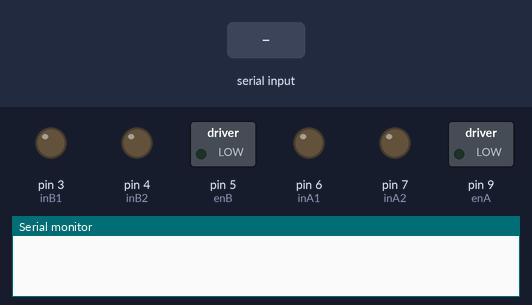
Bench run of a sketch on a simulated Arduino Uno, built with avr-gcc and run on an emulated ATmega328P. Parts: switched loads named in the sketch (green lamp = pin HIGH), output pins drawn as LEDs (lit = HIGH), the last lines printed to the serial monitor. The test bench sets the inputs (shaded band).

Above: at 1.2 s.
1.3 s: "90,45,200\n" received over the second serial link
At 2.6 s:
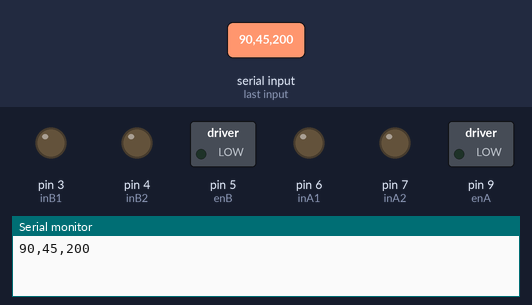
2.9 s: "1,90\n" received over the second serial link
At 3.8 s:
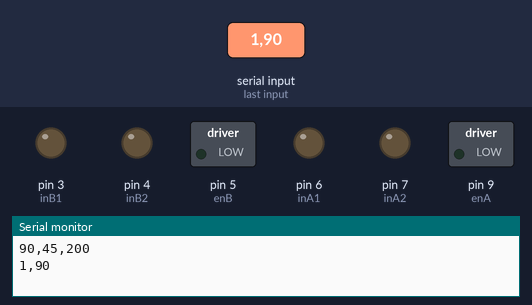
4.4 s: "5\n" received over the second serial link
At 5.0 s:
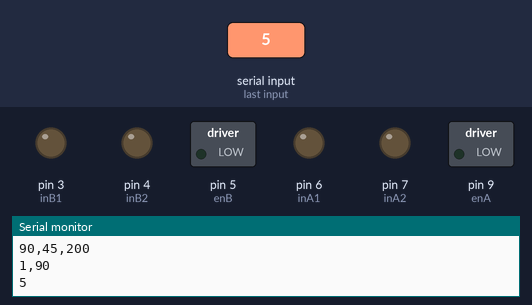
Timing chart, 0 to 7.4 s (numbered marks = the images above; inputs shaded):
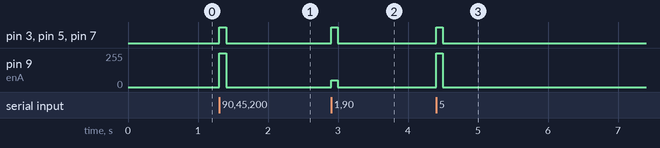

The sketch:

Uno_controller.ino
```cpp
#include <SoftwareSerial.h>
#include <StandardCplusplus.h>
#include <vector>

#define commandTime 100

class Command{
  private:
  signed int m_x;
  signed int m_y;
  int m_timeRemained;

  public:
  Command(signed int x, signed int y, int timeRemained){
    m_x = x;
    m_y = y;
    m_timeRemained = timeRemained;
  }

  signed int getX(){
    return m_x;
  }

  signed int getY(){
    return m_y;
  }

  int getTimeRemained(){
    return m_timeRemained;
  }

  void setX(signed int x){
    m_x = x;
  }

  void setY(signed int y){
    m_y = y;
  }

  void setTimeRemained(int timeRemained){
    m_timeRemained = timeRemained;
  }

};

class QueueManager{
  private:
  std::vector<Command> m_commandList;
  long lastEpoch;
  long elapsed;
  signed int m_currentX, m_currentY;

  public:
  QueueManager(){
    lastEpoch = 0;
    elapsed = 0;
    m_currentX = 0;
    m_currentY = 0;
  }

  void addCommand(signed int x, signed int y){
    m_commandList.push_back(Command(x, y, commandTime));
  }

  void setStep(){
    unsigned long currentTime = millis();
    if(lastEpoch != 0){
      elapsed = currentTime - lastEpoch;

    }
    lastEpoch = currentTime;

    //updating remaining times
    if(m_commandList.size() != 0){
      int tRemaining = m_commandList.at(0).getTimeRemained();
      if(tRemaining > elapsed){
        m_commandList.at(0).setTimeRemained(tRemaining - elapsed);
        m_currentX = m_commandList.at(0).getX();
        m_currentY = m_commandList.at(0).getY();
      }
      else{
        m_commandList.erase(m_commandList.begin());
        if(m_commandList.size() > 0){
          m_currentX = m_commandList.at(0).getX();
          m_currentY = m_commandList.at(0).getY();
        }
        else{
          m_currentX = 0;
          m_currentY = 0;
        }
      }
    }
  }

  signed int getCurrentX(){
    return m_currentX;
  }

  signed int getCurrentY(){
    return m_currentY;
  }

};

std::vector<String> split(String stringToBeSplitted, String delimeter)
{
     std::vector<String> splittedString;
     int startIndex = 0;
     int  endIndex = 0;
     while( (endIndex = stringToBeSplitted.indexOf(delimeter, startIndex)) < stringToBeSplitted.length() )
    {
       String val = stringToBeSplitted.substring(startIndex, endIndex);
       splittedString.push_back(val);
       startIndex = endIndex + delimeter.length();
     }
     if(startIndex < stringToBeSplitted.length())
     {
       String val = stringToBeSplitted.substring(startIndex);
       splittedString.push_back(val);
     }
     return splittedString;
}


#define RX 10
#define TX 11
#define enA 9
#define enB 5
#define inA1 6
#define inA2 7
#define inB1 3
#define inB2 4

#define maxSpeed 5

//Initializations
QueueManager queueManager;
SoftwareSerial mySerial(RX, TX); // RX, TX

void manageSerial(){
  String recieved = "";
   if (mySerial.available()) {
    delay(1);
     while(mySerial.available()) {
      recieved += (char)mySerial.read();
    }
  }

  if(recieved != ""){
    Serial.println(recieved);
  }

  // Multiple command
//  std::vector<String> commands = split(recieved, ",");
//  for(int i=0; i<commands.size(); i++){
//    int x = (commands.at(i).substring(commands.at(i).indexOf('X')+1,commands.at(i).indexOf('Y'))).toInt();
//    int y = (commands.at(i).substring(commands.at(i).indexOf('Y')+1)).toInt();
//    if(x != 0 || y != 0){
//      queueManager.addCommand(x, y);
//    }
//  }

  // Single command
   int x = (recieved.substring(recieved.indexOf('X')+1,recieved.indexOf('Y'))).toInt();
   int y = (recieved.substring(recieved.indexOf('Y')+1)).toInt();
   if(x != 0 || y != 0){
     queueManager.addCommand(x, y);
//   manageActuator(x, y);
   }

}

void actuatorForward(int speed){
  digitalWrite(inA1, LOW);
  digitalWrite(inA2, HIGH);
  int pwmOutput = map(speed, 0, maxSpeed, 0 , 255); // Map the potentiometer value from 0 to 5
  analogWrite(enA, pwmOutput); // Send PWM signal to L298N Enable pin
}

void actuatorBackward(int speed){
  digitalWrite(inA1, HIGH);
  digitalWrite(inA2, LOW);
  int pwmOutput = map(speed, 0, maxSpeed, 0 , 255); // Map the potentiometer value from 0 to 5
  analogWrite(enA, pwmOutput); // Send PWM signal to L298N Enable pin
}

void actuatorBreakX(){
  digitalWrite(inA1, LOW);
  digitalWrite(inA2, LOW);
  analogWrite(enA, 0); // Send PWM signal to L298N Enable pin
}

void actuatorLeft(int speed){
  // Because actuator can not work with less than speed of 5, speed is removed temporarily
  digitalWrite(inB1, LOW);
  digitalWrite(inB2, HIGH);
  int pwmOutput = map(maxSpeed, 0, maxSpeed, 0 , 255); // Map the potentiometer value from 0 to 5
  analogWrite(enB, pwmOutput); // Send PWM signal to L298N Enable pin
}

void actuatorRight(int speed){
    // Because actuator can not work with less than speed of 5, speed is removed temporarily
  digitalWrite(inB1, HIGH);
  digitalWrite(inB2, LOW);
  int pwmOutput = map(maxSpeed, 0, maxSpeed, 0 , 255); // Map the potentiometer value from 0 to 5
  analogWrite(enB, pwmOutput); // Send PWM signal to L298N Enable pin
}

void actuatorBreakY(){
  digitalWrite(inB1, LOW);
  digitalWrite(inB2, LOW);
  analogWrite(enB, 0); // Send PWM signal to L298N Enable pin
}

void manageActuator(){
  int x = queueManager.getCurrentX();
  int y = queueManager.getCurrentY();

  if(x != 0){
    if(x>0){
      actuatorForward(x);
    }
    else{
      actuatorBackward(-x);
    }
  }
  else{
    actuatorBreakX();
  }
  if(y != 0){
    if(y>0){
      actuatorRight(y);
    }
    else{
      actuatorLeft(-y);
    }
  }
  else{
    actuatorBreakY();
  }
}

void setup() {
  // put your setup code here, to run once:
  // set the data rate for the SoftwareSerial port
  mySerial.begin(115200);

  Serial.begin(9600);

  pinMode(enA, OUTPUT);
  pinMode(inA1, OUTPUT);
  pinMode(inA2, OUTPUT);
  pinMode(enB, OUTPUT);
  pinMode(inB1, OUTPUT);
  pinMode(inB2, OUTPUT);


}

void loop() {
  // put your main code here, to run repeatedly:

  //Here the commands are recieved from serial and stored
  manageSerial();

  //Queue manager setup
  queueManager.setStep();

  // Commands are sent to the motor driver
  manageActuator();

}
```

Measured:
- after the input at 1.3 s, pin 3 (inB1), pin 5 (enB), pin 7 (inA2): LOW → HIGH at once, → LOW 0.10 s later; pin 9 (enA): 0/255 → 255/255 at once, → 0/255 0.10 s later
- after the input at 2.9 s, pin 3 (inB1), pin 5 (enB), pin 7 (inA2): LOW → HIGH at once, → LOW 0.10 s later; pin 9 (enA): 0/255 → 51/255 at once, → 0/255 0.10 s later
- after the input at 4.4 s, pin 3 (inB1), pin 5 (enB), pin 7 (inA2): LOW → HIGH at once, → LOW 0.10 s later; pin 9 (enA): 0/255 → 255/255 at once, → 0/255 0.10 s later
